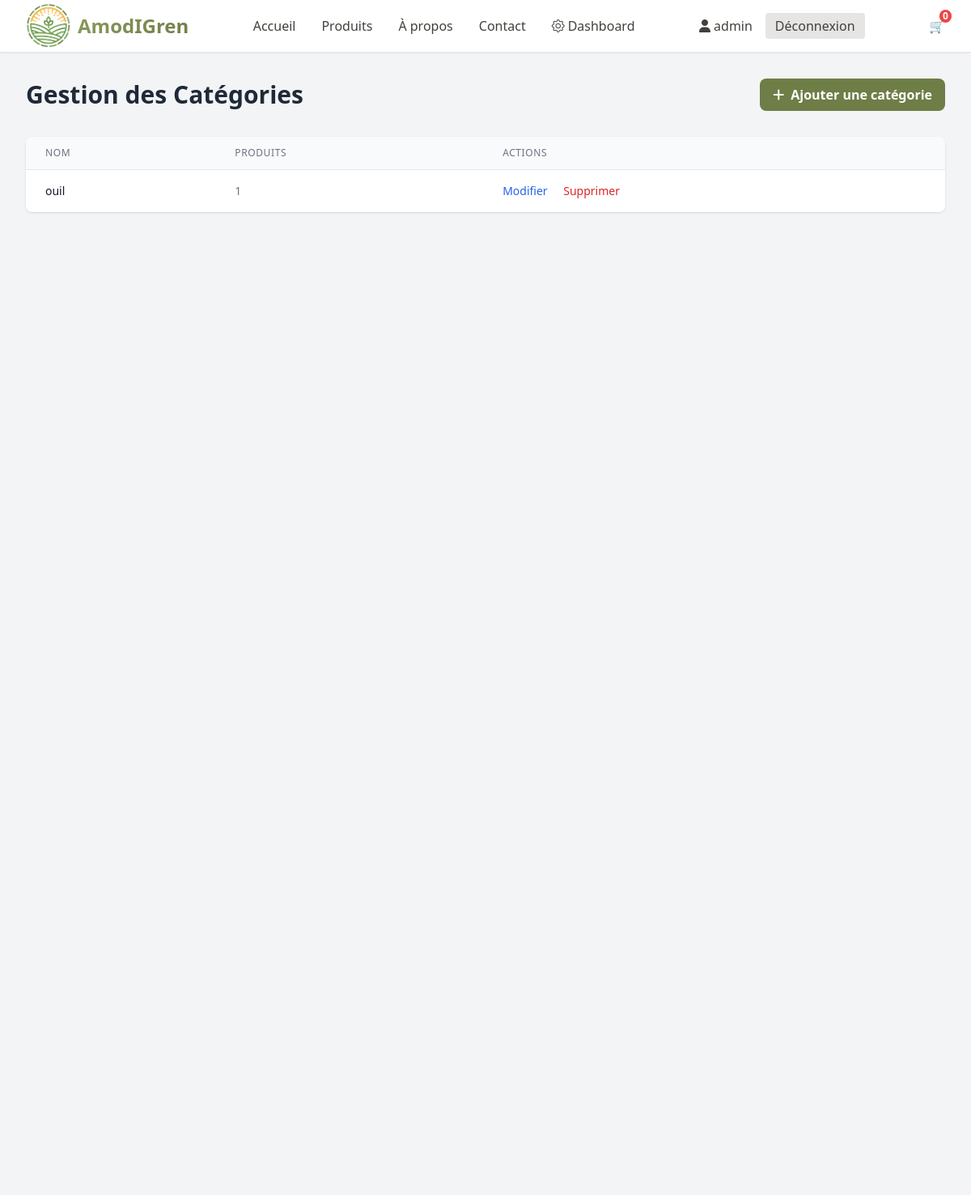
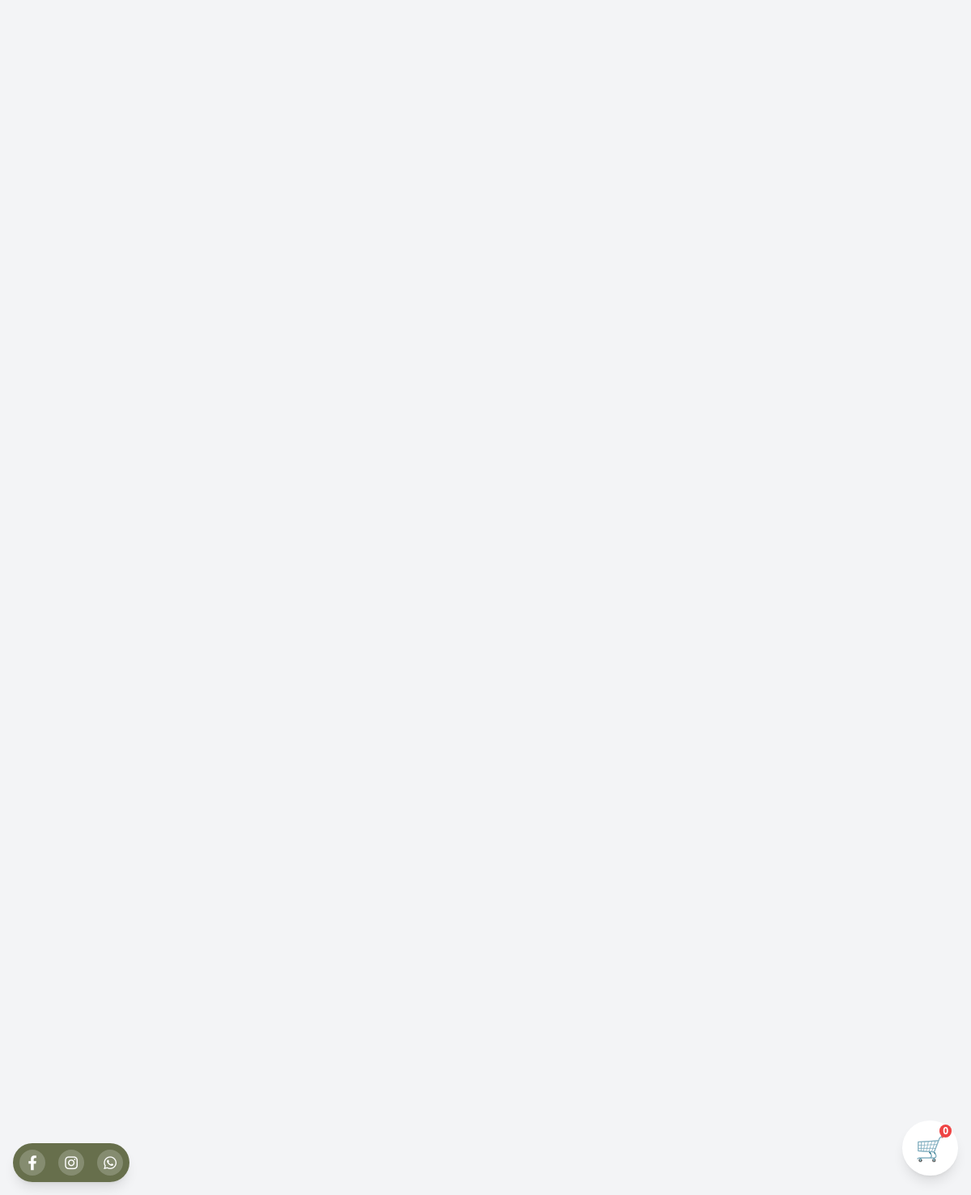
/ar/categories/ (signed in), run on the app's committed database (2 pictures, top to bottom).
### store/models/Utilisateur.py (models this page shows)
class CustomUser(AbstractUser):
    bio = models.TextField(max_length=500, blank=True, verbose_name="Biographie")
    phone = models.CharField(max_length=20, blank=True, verbose_name="Téléphone")
    city = models.CharField(max_length=100, blank=True, verbose_name="Ville")
    class Meta:
        verbose_name = "Utilisateur"
        verbose_name_plural = "Utilisateurs"

### store/models/Produit.py (models this page shows, shortened)
class Category(models.Model):
    name = models.CharField(max_length=100, verbose_name="Nom")
    name_ar = models.CharField(max_length=100, blank=True, verbose_name="Nom (Arabe)")
    description = models.TextField(blank=True, verbose_name="Description")
    created_at = models.DateTimeField(auto_now_add=True)
    class Meta:
        verbose_name = "Catégorie"
        verbose_name_plural = "Catégories"
        ordering = ['name']

### store/views/views_admin.py (the view)
# urls.py: path('categories/', views_admin.category_list, name='category_list'),
@login_required
@user_passes_test(lambda u: u.is_staff)
def category_list(request):
    categories = Category.objects.annotate(
        product_count=models.Count('product')
    ).order_by('name')
    return render(request, 'admin/category_list.html', {'categories': categories})

### store/context_processors.py (called while the page is built)
def cart_count(request):
    cart = get_or_create_cart(request)
    return {'cart_count': cart.items.count()}

### store/utils.py (called while the page is built)
def get_or_create_cart(request):
    if request.user.is_authenticated:
        cart, created = Cart.objects.get_or_create(user=request.user)
    else:
        if not request.session.session_key:
            request.session.create()
        session_key = request.session.session_key
        cart, created = Cart.objects.get_or_create(session_key=session_key, user=None)
    return cart

### templates/admin/category_list.html (shortened to what this page needs)
{% extends 'base.html' %}
{% block content %}
<div class="min-h-screen flex bg-gray-100 font-sans">
  <main class="flex-1 p-8">
    <div class="flex justify-between items-center mb-8">
      <h1 class="text-3xl font-bold text-gray-800">Gestion des Catégories</h1>
      <a href="{% url 'category_create' %}" class="bg-olive-600 hover:bg-olive-700 text-white px-4 py-2 rounded-lg font-semibold flex items-center space-x-2 transition">
        <i class="fas fa-plus"></i>
        <span>Ajouter une catégorie</span>
      </a>
    </div>
    <div class="bg-white rounded-lg shadow overflow-hidden">
      <table class="min-w-full divide-y divide-gray-200">
        <thead class="bg-gray-50">
          <tr>
            <th class="px-6 py-3 text-left text-xs font-medium text-gray-500 uppercase tracking-wider">Nom</th>
            <th class="px-6 py-3 text-left text-xs font-medium text-gray-500 uppercase tracking-wider">Produits</th>
            <th class="px-6 py-3 text-left text-xs font-medium text-gray-500 uppercase tracking-wider">Actions</th>
          </tr>
        </thead>
        <tbody class="bg-white divide-y divide-gray-200">
          {% for category in categories %}
          <tr class="hover:bg-gray-50">
            <td class="px-6 py-4 whitespace-nowrap">
              <div class="text-sm font-medium text-gray-900">{{ category.name }}</div>
            </td>
            <td class="px-6 py-4 whitespace-nowrap">
              <div class="text-sm text-gray-500">{{ category.product_set.count }}</div>
            </td>
            <td class="px-6 py-4 whitespace-nowrap text-sm font-medium">
              <a href="{% url 'category_update' category.id %}" class="text-blue-600 hover:text-blue-900 mr-4">Modifier</a>
              <a href="{% url 'category_delete' category.id %}" class="text-red-600 hover:text-red-900" onclick="return confirm('Êtes-vous sûr de vouloir supprimer cette catégorie ?');">Supprimer</a>
            </td>
          </tr>
          {% empty %}
          <tr>
            <td colspan="3" class="px-6 py-4 text-center text-sm text-gray-500">Aucune catégorie trouvée.</td>
          </tr>
          {% endfor %}
        </tbody>
      </table>
    </div>
  </main>
</div>
{% endblock %}

### templates/base.html (shortened to what this page needs)
{% load static %}
{% load widget_tweaks %}
<!DOCTYPE html>
<html lang="fr" class="h-full">
<head>
    <link rel="stylesheet" href="https://cdnjs.cloudflare.com/ajax/libs/font-awesome/6.4.0/css/all.min.css">
    <link href="{% static 'css/main.css' %}" rel="stylesheet" />
    <link rel="stylesheet" href="https://cdn.jsdelivr.net/npm/bootstrap-icons@1.10.5/font/bootstrap-icons.css" />
</head>
<body class="min-h-full bg-stone-50 text-stone-800">
    <nav class="bg-white shadow-sm border-b border-stone-200 sticky top-0 z-50">
        <div class="max-w-7xl mx-auto px-4 sm:px-6 lg:px-8">
            <div class="flex justify-between items-center h-16">
                <div class="flex items-center">
                    <a href="{% url 'home' %}" class="flex items-center space-x-2">
                        <img src="{% static 'img/logo2.png' %}" alt="Logo AmodIGren" class="h-14 w-auto">
                        <span class="text-2xl font-bold text-gradient">AmodIGren</span>
                    </a>
                </div>
                <div class="hidden md:flex space-x-8">
                    <a href="{% url 'home' %}" class="text-stone-700 hover:text-olive-600 transition-colors">Accueil</a>
                    <a href="{% url 'product_list' %}"
                        class="text-stone-700 hover:text-olive-600 transition-colors">Produits</a>
                    <a href="{% url 'about' %}" class="text-stone-700 hover:text-olive-600 transition-colors">À
                        propos</a>
                    <a href="{% url 'contact' %}"
                        class="text-stone-700 hover:text-olive-600 transition-colors">Contact</a>
                    {% if user.is_staff %}
                    <a class="text-stone-700 hover:text-olive-600 transition-colors" href="{% url 'admin_dashboard' %}">
                        <i class="bi bi-gear me-1"></i>Dashboard
                    </a>
                    {% endif %}
                </div>
                <div class="hidden sm:flex items-center space-x-4">
                    {% if user.is_authenticated %}
                    <a href="{% url 'profile' %}" class="text-stone-700 hover:text-olive-600 transition-colors">
                        <i class="fas fa-user"></i> {{ user.first_name|default:user.username }}
                    </a>
                    <a href="{% url 'logout' %}"
                        class="bg-stone-200 hover:bg-stone-300 text-stone-700 px-3 py-1 rounded transition-colors">
                        Déconnexion
                    </a>
                    {% endif %}
                </div>
                <div class="hidden sm:flex items-center space-x-6">
                    <a href="{% url 'view_cart' %}" class="relative text-gray-700 hover:text-green-700">
                        🛒
                        <span
                            class="absolute -top-2 -right-2 bg-red-500 text-white text-xs font-bold rounded-full px-1">
                            {{ cart_count|default:0 }}
                        </span>
                    </a>
                </div>
                <div class="fixed bottom-6 right-4 z-50 bg-white p-3 sm:p-4 rounded-full shadow-lg">
                    <a href="{% url 'view_cart' %}"
                        class="relative text-gray-700 hover:text-green-700 text-2xl sm:text-3xl">
                        🛒
                        <span id="cart-count"
                            class="absolute -top-2 -right-2 bg-red-500 text-white text-xs font-bold rounded-full px-1">
                            {{ cart_count|default:0 }}
                        </span>
                    </a>
                </div>
            </div>
        </div>
    </nav>
    <main>
        {% block content %}
        {% endblock %}
        <div
            class="fixed bottom-4 left-4 z-50 flex flex-col sm:flex-row items-center sm:space-x-4 space-y-4 sm:space-y-0 bg-olive-700 bg-opacity-90 rounded-full p-2 shadow-lg">
            <a href="#"
                class="w-8 h-8 bg-white bg-opacity-20 rounded-full flex items-center justify-center hover:bg-opacity-30 transition-colors">
                <i class="fab fa-facebook-f text-lg text-white"></i>
            </a>
            <a href="#"
                class="w-8 h-8 bg-white bg-opacity-20 rounded-full flex items-center justify-center hover:bg-opacity-30 transition-colors">
                <i class="fab fa-instagram text-lg text-white"></i>
            </a>
            <a href="#"
                class="w-8 h-8 bg-white bg-opacity-20 rounded-full flex items-center justify-center hover:bg-opacity-30 transition-colors">
                <i class="fab fa-whatsapp text-lg text-white"></i>
            </a>
        </div>
    </main>
</body>
</html>

### static/css/main.css (style rules this page uses)
.text-gradient { background: linear-gradient(135deg, #8a9b5d, #6f7d47); -webkit-background-clip: text; -webkit-text-fill-color: transparent; background-clip: text; }

### data on the page
CustomUser: first_name "admin"
Category: name "ouil", product_set.count "1"

### other printed values
{{ cart_count|default:0 }} "0"
